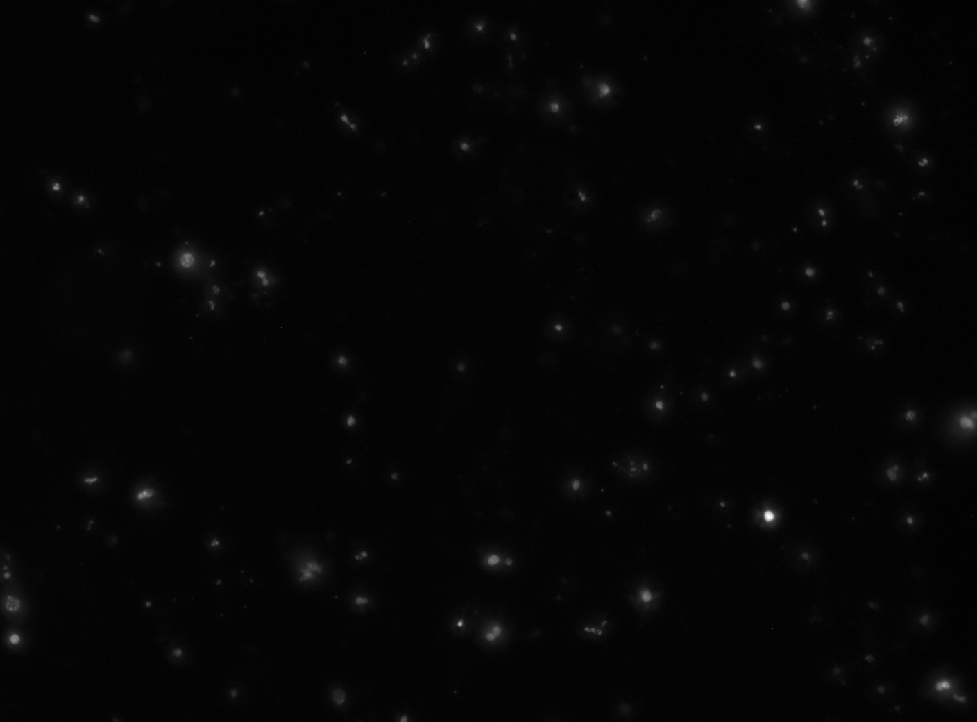
%> input picture exampleData/red uncalibrated aggregate assay_A2_4_00d04h30m.tif, 977 x 722 px, shrunk from 1408 x 1040 before the run
$ octave colocManually.m   (GNU Octave 9; MATLAB toolbox functions it lacks are replaced by stand-ins)
%> lines starting %> are read from the running program, lines starting %| are printed output that depends on the picture; in (x1, y1, x2, y2) boxes, pixels count from 0 and x2, y2 are one past the last pixel; in counts of white or black regions, pixels touching at a corner belong together; the program's own positions count from 1

%--------------------------------------------------------------------------
%--------------------------------------------------------------------------
% Colocalisation index calculation with manual threshold setting
% By Annalena Reuss
% PhD student, University of Tuebingen
% E-mail : annalena.reuss@uni-tuebingen.de
%--------------------------------------------------------------------------
%--------------------------------------------------------------------------


%--------------------------------------------------------------------------
% specify the paths to the PI and the GFP channels of the image at a certain time point
% make sure to use the same time point for both the PI and the GFP image

piImgPath = './exampleData/red uncalibrated aggregate assay_A2_4_00d04h30m.tif';
gfpImgPath = './exampleData/gfp uncalibrated aggregate assay_A2_4_00d04h30m.tif';


%--------------------------------------------------------------------------
% bg subtraction, segment/binarize the PI image
piImg = double(imread(piImgPath));
%> piImg: size 722x977 double; min 27, max 545, mean 38.6; mean of the top-left, top-right, bottom-left and bottom-right quarters 37.4, 38.2, 38.9, 39.9
piImgBg = imtophat(piImg, strel('disk', 40));
piImgSeg = mat2gray(piImgBg);

% remove the comments on the lines below to diplay the histogram for the PI
% image and determine a proper threshold for binarization

%figure;
%imhist(piImgSeg);title("PI");


piThresh = 0.075; % set desired threshold for the PI image here
piImgSeg = imbinarize(piImgSeg,piThresh);
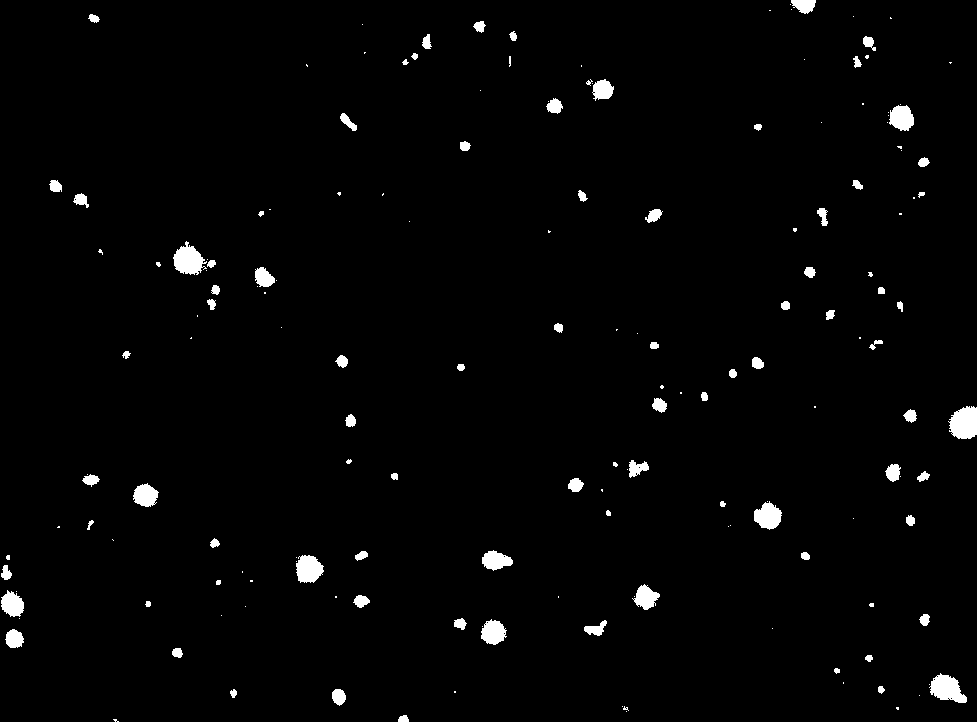
%> piImgSeg: size 722x977 logical; 1.9% white; 169 white regions (83 under 20 px), largest, box (x1, y1, x2, y2) and area: (948, 406, 977, 439) 755, (173, 241, 207, 275) 701, (929, 673, 967, 703) 695


%--------------------------------------------------------------------------
% bg subtraction, segment/binarize the GFP image
gfpImg = double(imread(gfpImgPath));
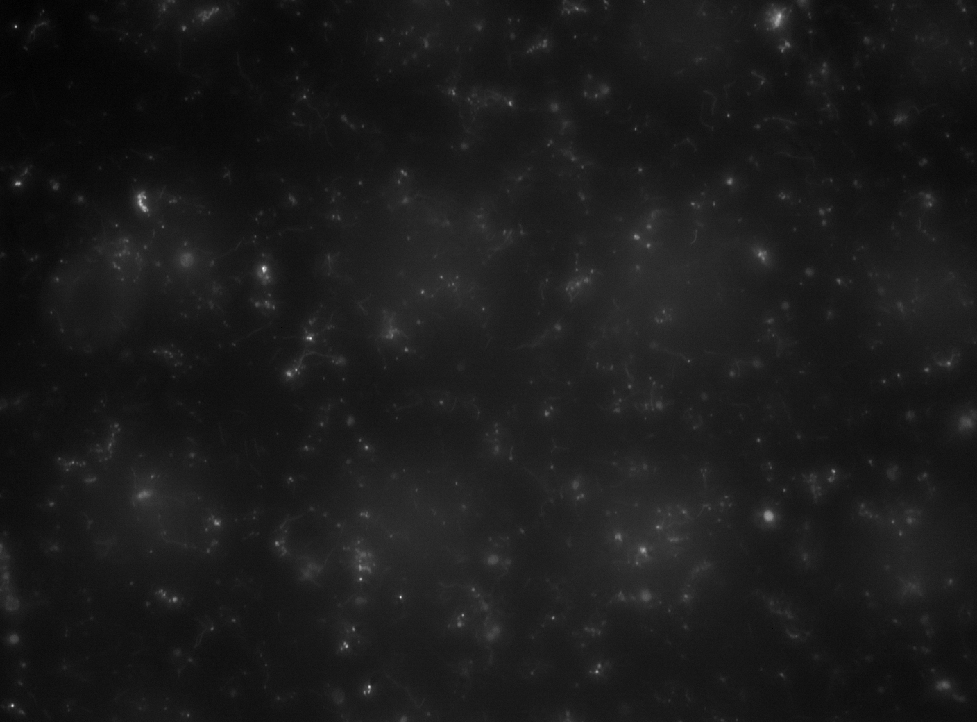
%> input picture exampleData/gfp uncalibrated aggregate assay_A2_4_00d04h30m.tif, 977 x 722 px, shrunk from 1408 x 1040 before the run
%> gfpImg: size 722x977 double; min 319, max 1037, mean 396.8; mean of the top-left, top-right, bottom-left and bottom-right quarters 384.6, 400.9, 397.2, 404.6
gfpImgBg = imtophat(gfpImg, strel('disk', 40));
gfpImgSeg = mat2gray(gfpImgBg);

% remove the comments on the lines below to diplay the histogram for the
% GFP image and determine a proper threshold for binarization

%figure;
%imhist(gfpImgSeg);title("GFP");


gfpThresh = 0.036; % set desired threshold for the GFP image here
gfpImgSeg = imbinarize(gfpImgSeg,gfpThresh);
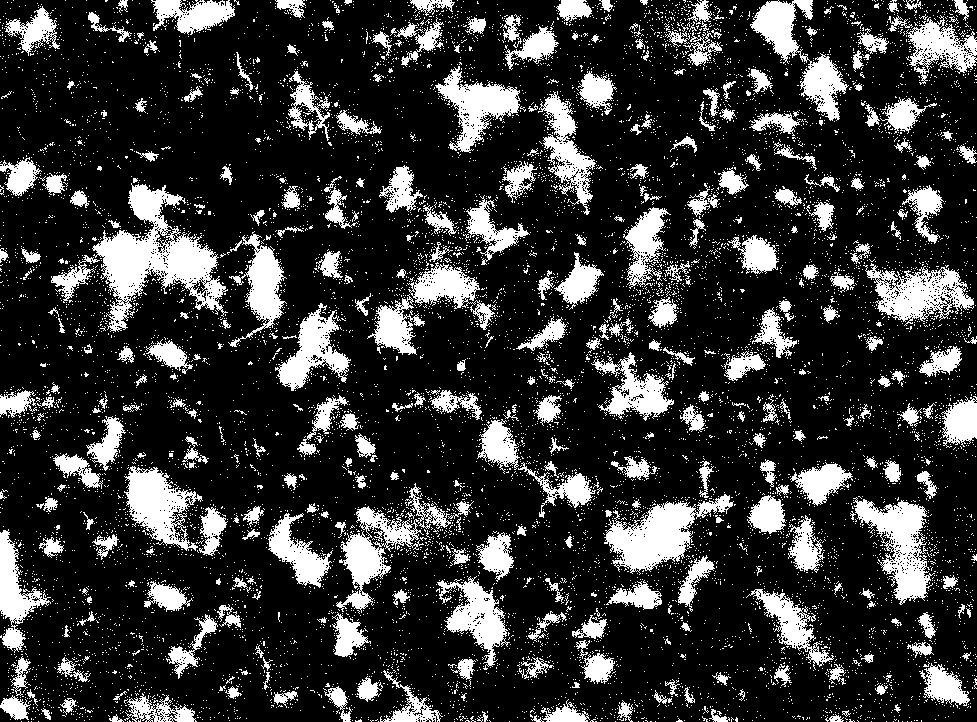
%> gfpImgSeg: size 722x977 logical; 20.7% white; 10282 white regions (9912 under 20 px), largest, box (x1, y1, x2, y2) and area: (92, 183, 228, 332) 7627, (604, 494, 734, 575) 4383, (853, 497, 935, 605) 3827

% additional improvement of the GFP image
%gfpImgSeg = imclose(gfpImgSeg, strel('disk', 1));
%gfpImgSeg = imerode(gfpImgSeg, strel('disk', 1));


%--------------------------------------------------------------------------
% determine pixel overlap of the PI and GFP image
overlap = (piImgSeg) .* (gfpImgSeg);
%> overlap: size 722x977 double; values 0 (black) and 1 (white), 1.8% white; 162 white regions (78 under 20 px), largest, box (x1, y1, x2, y2) and area: (948, 406, 977, 439) 755, (173, 241, 207, 275) 698, (929, 673, 967, 703) 683

% display segmented channels and overlap
figure(1);
imagesc(piImgSeg); axis image; colorbar; colormap gray; title("PI segmented");

figure(2);
imagesc(gfpImgSeg); axis image; colorbar; colormap gray; title("GFP segmented");

figure(3);
imagesc(overlap); axis image; colorbar; colormap gray; title("Overlap");


%--------------------------------------------------------------------------
% calculate colocalisation index
colocIndex = sum(sum(overlap))/sum(sum(gfpImgSeg))*100; % times 100 to get percentage value
%> colocIndex = 8.77
disp(strcat("Overlap area: ", num2str(sum(sum(overlap))))); % show overlap
%| Overlap area:12795
disp(strcat("Coloc Index: ", num2str(colocIndex))); % show colocalisation index
%| Coloc Index:8.7694
